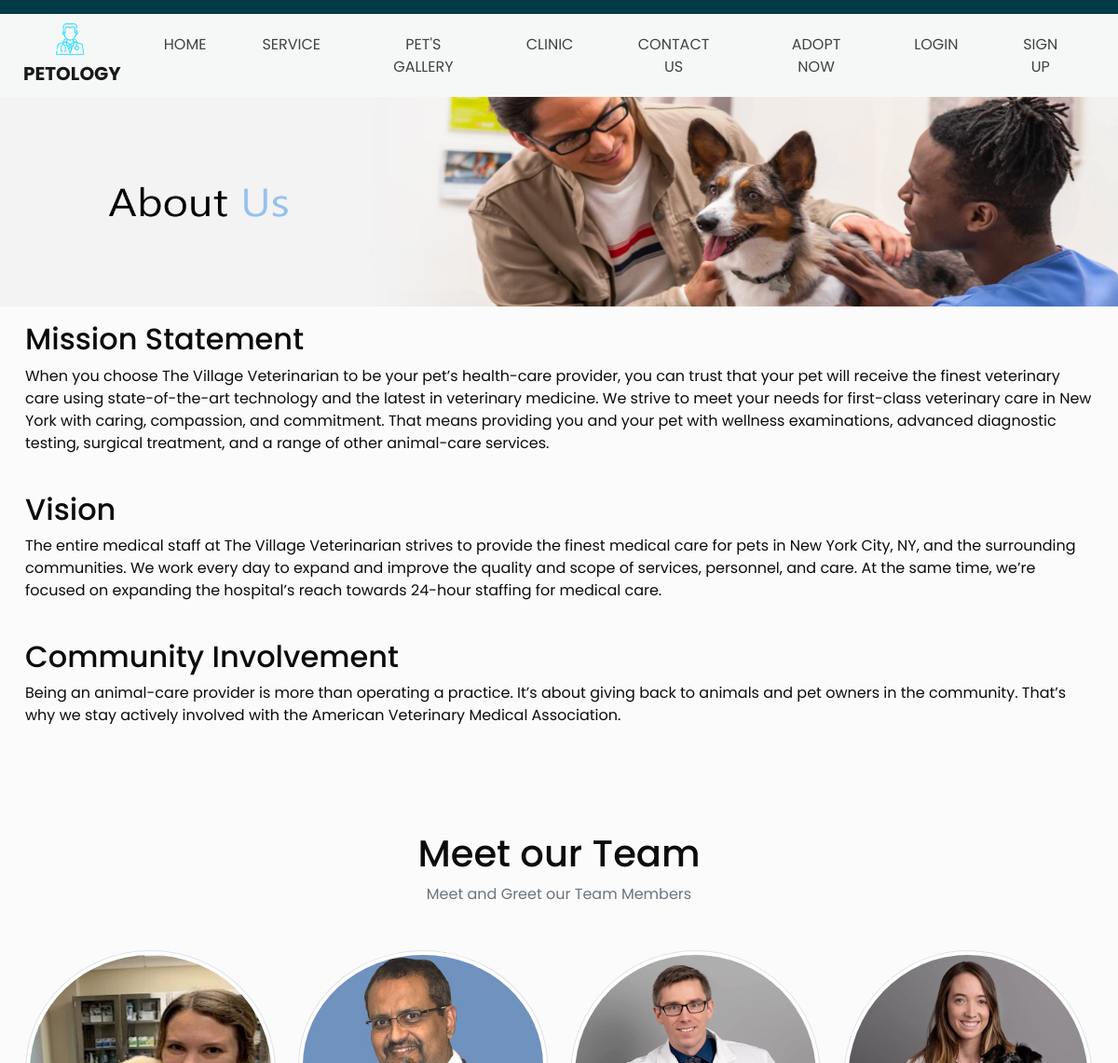
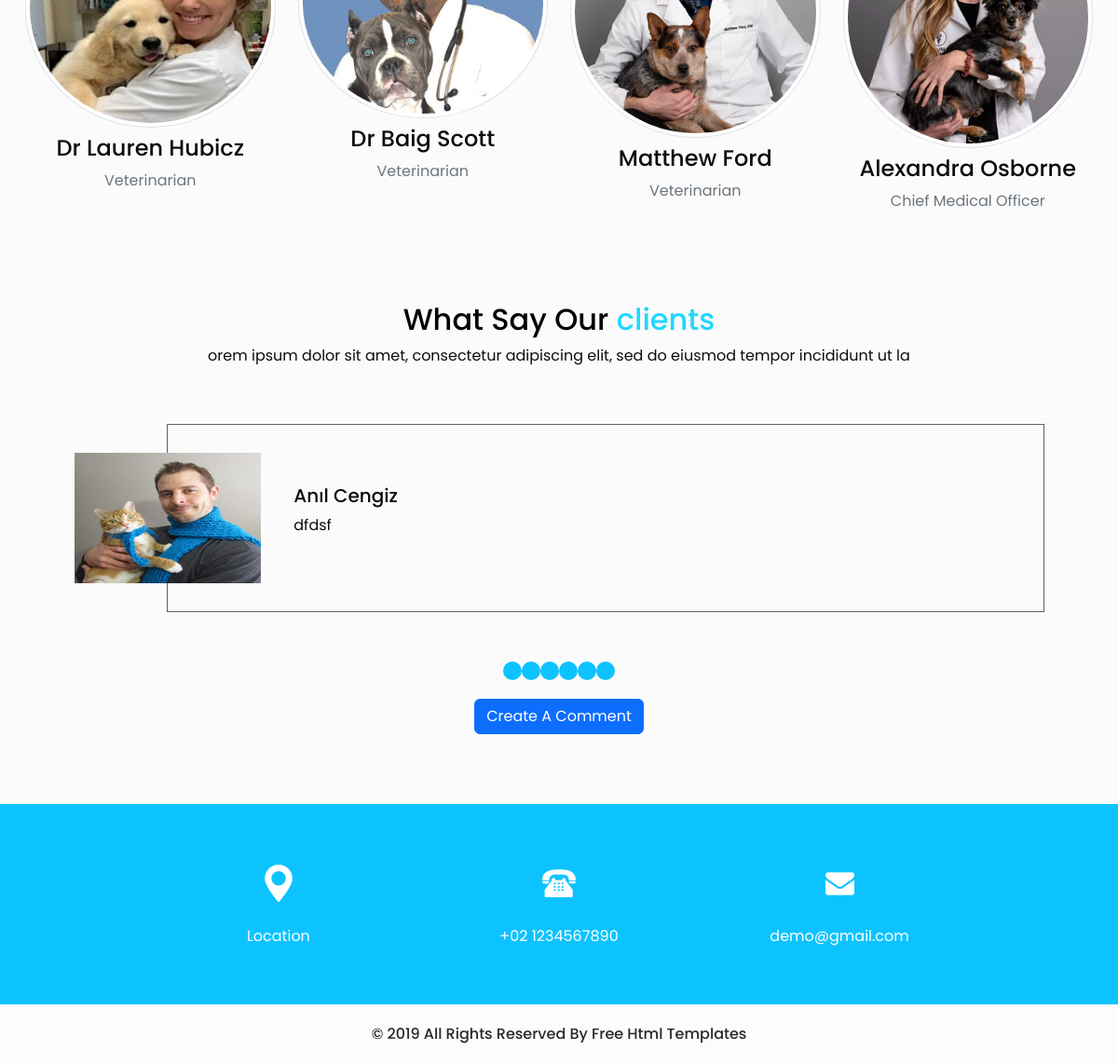
Screenshot of /clinic/ with the database file from the repository (2 pictures, top to bottom).
### myApp/models.py (models this page shows, shortened)
class Team(models.Model):
    name=models.CharField( max_length=50)
    role=models.CharField( max_length=50)
    image=models.ImageField( upload_to='images/teamimages')

class Comments(models.Model):
    user=models.ForeignKey(User,on_delete=models.CASCADE)
    text=models.CharField(max_length=100)
    def __str__(self):
        return self.text

class CustomUser(models.Model):
    user = models.OneToOneField(get_user_model(), on_delete=models.CASCADE)
    profilePic = models.ImageField(upload_to="images/profilePic")

### myApp/views.py (the view)
# urls.py: path('clinic/',views.clinic,name='clinic'),
def clinic(request):
    team = Team.objects.all()
    comments = Comments.objects.all()
    context = {'team': team, 'comments': comments}
    return render(request, 'clinic.html', context)

### myApp/templates/clinic.html (shortened to what this page needs)
{% extends "base.html" %}
{%load static%}
{% block content %}
  <div class="col-md-12">
  <img src="{% static 'images/aboutUs.png'%}" alt="" class="img-fluid " >
</div>
<div class="container mt-3">
  <h2 ><span>Mission Statement</span></h2>
  <p>When you choose The Village Veterinarian to be your pet’s health-care provider, you can trust that your pet will receive the finest veterinary care using state-of-the-art technology and the latest in veterinary medicine. We strive to meet your needs for first-class veterinary care in New York with caring, compassion, and commitment. That means providing you and your pet with wellness examinations, advanced diagnostic testing, surgical treatment, and a range of other animal-care services. </p>
  <br>
  <h2>Vision</h2>
  <p>The entire medical staff at The Village Veterinarian strives to provide the finest medical care for pets in New York City, NY, and the surrounding communities. We work every day to expand and improve the quality and scope of services, personnel, and care. At the same time, we’re focused on expanding the hospital’s reach towards 24-hour staffing for medical care.</p>
  <br>
  <h2>Community Involvement</h2>
  <p>Being an animal-care provider is more than operating a practice. It’s about giving back to animals and pet owners in the community. That’s why we stay actively involved with the American Veterinary Medical Association. </p>
</div>
<section class="team text-center py-5">
  <div class="container">
    <div class="header my-5">
      <h1>Meet our Team </h1>
      <p class="text-muted">Meet and Greet our Team Members</p>
    </div>
    <div class="row">
      {%for member in team%}
      <div class="col-md-6 col-lg-3">
        <div class="img-block mb-5">
          <img src="{{member.image.url}}" class="img-thumbnail rounded-circle"  width="360" height="345">
          <div class="content mt-2">
            <h4>{{member.name}}</h4>
            <p class="text-muted">{{member.role}}</p>
          </div>
        </div>
      </div>
      {%endfor%}
    </div>
  </div>
</section>
<section class="client_section layout_padding-bottom">
<div class="container">
  <h2 class="custom_heading text-center">
    What Say Our
    <span>
      clients
    </span>
  </h2>
  <p class="text-center">
    orem ipsum dolor sit amet, consectetur adipiscing elit, sed do eiusmod tempor incididunt ut la
  </p>
  <div id="slideshow-container" class="carousel slide" data-ride="carousel">
    <ol class="carousel-indicators">
      {% for i in comments %}
        <li data-target="#slideshow-container" data-slide-to="{{ i }}"{% if i == 0 %} class="active"{% endif %}></li>
      {% endfor %}
    </ol>
    <div class="carousel-inner">
      {% for comment in comments %}
  <div class="carousel-item{% if forloop.first %} active{% endif %}">
    <div class="layout_padding2 pl-100">
      <div class="client_container">
        <div class="img_box">
          <img src="{{ comment.user.customuser.profilePic.url }}"  width="100" height="140" alt="">
        </div>
        <div class="detail_box">
          <h5>
            {{ comment.user.first_name }} {{ comment.user.last_name }}
          </h5>
          <p>
            {{ comment.text }}
          </p>
        </div>
      </div>
    </div>
  </div>
{% endfor %}
    </div>
  </div>
</div>
<center>
  <a href="{% url 'create' %}" class="btn btn-primary mt-5">Create A Comment</a>
</center>
</section>
{%endblock%}

### myApp/templates/base.html (shortened to what this page needs)
{% load static %}
<!DOCTYPE html>
<html>
<head>
    <link rel="stylesheet" type="text/css"
      href="https://cdnjs.cloudflare.com/ajax/libs/OwlCarousel2/2.1.3/assets/owl.carousel.min.css" />
    <link href=
     "https://cdn.jsdelivr.net/npm/bootstrap@5.2.2/dist/css/bootstrap.min.css" rel="stylesheet"
>
    <link href="{% static 'css/style.css'%}" rel="stylesheet " />
    <link href="{% static 'css/responsive.css'%}" rel="stylesheet" />
  </head>
  <body class="sub_page">
    <div class="hero_area">
    {%include 'partials/header.html'%}
    {% block content %}
    {%endblock%}
    {%include 'partials/footer.html'%}

### myApp/templates/partials/header.html (shortened to what this page needs)
{%load static%}
{%block content%}
<header class="header_section">
    <div class="container-fluid">
      <nav class="navbar navbar-expand-lg custom_nav-container ">
        <a class="navbar-brand" href="{% url 'home' %}">
          <img src="{% static 'images/logo.png' %}" alt="">
          <span>
            Petology
          </span>
        </a>
        <div class="collapse navbar-collapse" id="navbarSupportedContent">
          <div class="d-flex mx-auto flex-column flex-lg-row align-items-center">
            <ul class="navbar-nav  ">
              <li class="nav-item active">
                <a class="nav-link" href="{% url 'home' %}">Home</a>
              </li>
              <li class="nav-item">
                <a class="nav-link" href="{% url 'service' %}">service </a>
              </li>
              <li class="nav-item">
                <a class="nav-link" href="{% url 'gallery' %}">Pet's gallery </a>
              </li>
              <li class="nav-item">
                <a class="nav-link" href="{% url 'clinic' %}"> clinic</a>
              </li>
              <li class="nav-item">
                <a class="nav-link" href="{% url 'contact' %}">Contact us</a>
              </li>
              <li class="nav-item">
                <a class="nav-link" href="{% url 'buy' %}"> Adopt now </a>
              </li>
            </ul>
          </div>
          <div class="quote_btn-container  d-flex justify-content-center">
            {% if user.is_authenticated %}
            <a class="nav-link" href="{% url 'logoutaccount'%}"> Logout ({{ user.username }}) </a>
            {% else %}
            <ul class="navbar-nav">
              <li>
            <a class="nav-link" href="{% url 'loginaccount' %}">Login</a>
          </li>
          <li>
            <a class="nav-link" href="{% url 'signupaccount'%}">Sign Up</a>
          </li>
            {% endif %}
            </div>
        </div>
      </nav>
    </div>
  </header>
  {%endblock%}

### myApp/templates/partials/footer.html (shortened to what this page needs)
  {%load static%}
  <section class="info_section layout_padding2">
    <div class="container">
      <div class="info_items">
        <a href="https://goo.gl/maps/YAZdfbgGZ1fn6Sxj9"  target="_blank">
          <div class="item ">
            <div class="img-box box-1">
            </div>
            <div class="detail-box">
              <p>
                Location
              </p>
            </div>
          </div>
        </a>
        <a href="tel:+02 1234567890">
          <div class="item ">
            <div class="img-box box-2">
            </div>
            <div class="detail-box">
              <p>
                +02 1234567890
              </p>
            </div>
          </div>
        </a>
        <a href="mailto:demo@gmail.com">
          <div class="item ">
            <div class="img-box box-3">
            </div>
            <div class="detail-box">
              <p>
              demo@gmail.com
              </p>
            </div>
          </div>
        </a>
      </div>
    </div>
  </section>
  <section class="container-fluid footer_section">
    <p>
      &copy; 2019 All Rights Reserved By
      <a href="https://html.design/">Free Html Templates</a>
    </p>
  </section>

### myApp/static/css/style.css (style rules this page uses)
body { font-family: "Poppins", sans-serif; color: #0c0c0c; background-color: #ffffff; }
.layout_padding2 { padding: 45px 0; }
.layout_padding-bottom { padding-bottom: 75px; }
.custom_heading { color: #030404; }
.custom_heading span { color: #21d7ff; }
.hero_area { height: 98vh; position: relative; }
.hero_area::before { content: ""; position: absolute; width: 100%; height: 15px; background-color: #023b48; }
.sub_page .hero_area { height: auto; }
.header_section { background-color: #f6f8f7; padding-top: 15px; }
.header_section .container-fluid { padding-right: 25px; padding-left: 25px; }
.header_section .quote_btn-container a { color: #434242; text-transform: uppercase; }
.custom_nav-container.navbar-expand-lg .navbar-nav .nav-link { padding: 10px 30px; color: #434242; text-align: center; text-transform: uppercase; }
a, a:hover, a:focus { text-decoration: none; }
.btn, .btn:focus { outline: none !important; -webkit-box-shadow: none; box-shadow: none; }
.navbar-brand, .navbar-brand:hover { text-transform: uppercase; font-weight: bold; font-size: 24px; color: #fafcfd; }
.navbar-brand { display: -webkit-box; display: -ms-flexbox; display: flex; -webkit-box-align: center; -ms-flex-align: center; align-items: center; -webkit-box-orient: vertical; -webkit-box-direction: normal; -ms-flex-direction: column; flex-direction: column; }
.navbar-brand img { width: 30px; margin-right: 5px; }
.navbar-brand span { font-size: 20px; font-weight: 700; color: #191919; margin-top: 5px; }
.custom_nav-container { z-index: 99999; padding: 5px 0; }
.carousel-indicators { bottom: -15%; }
.carousel-indicators li { width: 20px; height: 20px; border-radius: 100%; opacity: 1; }
.client_section .pl-100 { padding-left: 100px; }
.client_section .client_container { width: 90%; display: -webkit-box; display: -ms-flexbox; display: flex; margin: 0 auto; border: 1px solid #606060; -webkit-box-align: center; -ms-flex-align: center; align-items: center; padding: 30px 0; }
.client_section .client_container .img_box { width: 200px; margin-left: -100px; }
.client_section .client_container .img_box img { min-width: 100%; }
.client_section .client_container .detail_box { padding: 0 35px; }
.client_section .carousel-indicators li { background-color: #0dc3ff; }
.info_section { background-color: #0dc3ff; }
.info_items { width: 70%; margin: 0 auto; display: -webkit-box; display: -ms-flexbox; display: flex; -webkit-box-pack: justify; -ms-flex-pack: justify; justify-content: space-between; }
.info_items .item { width: 200px; display: -webkit-box; display: -ms-flexbox; display: flex; -webkit-box-orient: vertical; -webkit-box-direction: normal; -ms-flex-direction: column; flex-direction: column; -webkit-box-align: center; -ms-flex-align: center; align-items: center; text-align: center; }
.info_items .item .img-box { width: 80px; height: 80px; border-radius: 100%; background-repeat: no-repeat; background-position: center; }
.info_items .item .detail-box { margin-top: 5px; color: #fff; }
.info_items { position: relative; }
.info_items a { position: relative; }
.info_items .item .img-box.box-1 { background-image: url(../images/location-white.png); }
.info_items .item .img-box.box-2 { background-image: url(../images/telephone-white.png); }
.info_items .item .img-box.box-3 { background-image: url(../images/envelope-white.png); }
.footer_section { background-color: #fbfdfd; padding: 20px; font-weight: 500; }
.footer_section p { color: #292929; margin: 0; text-align: center; }
.footer_section a { color: #292929; }
body { background-color: #fbfbfb; }

### myApp/static/css/responsive.css (style rules this page uses)
@media (min-width: 1200px) { .container { max-width: 1170px; } }

### rows the page displays
Team: image (picture), name "Dr Lauren Hubicz", role "Veterinarian"
Team: image (picture), name "Dr Baig Scott", role "Veterinarian"
Team: image (picture), name "Matthew Ford", role "Veterinarian"
Team: image (picture), name "Alexandra Osborne", role "Chief Medical Officer"
Comments: user.customuser.profilePic (picture), user.first_name "Anıl", user.last_name "Cengiz", text "dfdsf"
